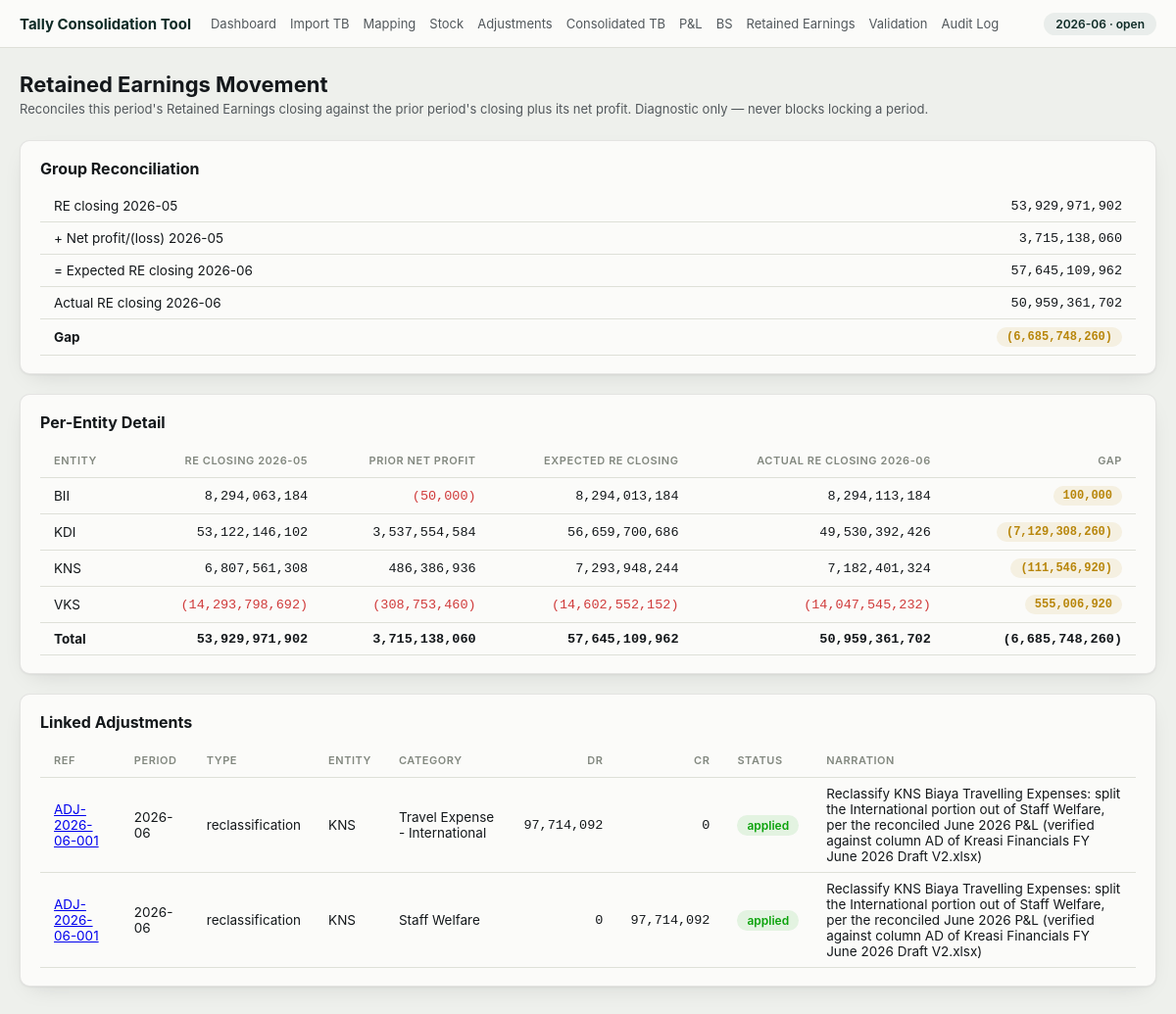
The app's page /periods/2026-06/retained-earnings with its own data.
### tables this page shows
CREATE TABLE periods (
    period_id  INTEGER PRIMARY KEY AUTOINCREMENT,
    year       INTEGER NOT NULL,
    month      INTEGER NOT NULL,
    status     TEXT NOT NULL DEFAULT 'open' CHECK (status IN ('open', 'in_review', 'locked')),
    locked_at  TEXT,
    locked_by  TEXT, consolidated_at TEXT, consolidated_through_log_id INTEGER NOT NULL DEFAULT 0,
    UNIQUE (year, month)
);

CREATE TABLE entities (
    entity_id     INTEGER PRIMARY KEY AUTOINCREMENT,
    entity_code   TEXT NOT NULL UNIQUE,
    entity_name   TEXT NOT NULL,
    is_active     INTEGER NOT NULL DEFAULT 1,
    sort_order    INTEGER NOT NULL DEFAULT 0
);

CREATE TABLE adjustment_lines (
    line_id           INTEGER PRIMARY KEY AUTOINCREMENT,
    adjustment_id     INTEGER NOT NULL REFERENCES adjustments(adjustment_id),
    entity_id         INTEGER REFERENCES entities(entity_id),
    group_account_id  INTEGER NOT NULL REFERENCES group_coa(group_account_id),
    debit_amount      REAL NOT NULL DEFAULT 0,
    credit_amount     REAL NOT NULL DEFAULT 0,
    line_narration    TEXT
);

CREATE TABLE "adjustments" (
    adjustment_id       INTEGER PRIMARY KEY AUTOINCREMENT,
    period_id           INTEGER NOT NULL REFERENCES periods(period_id),
    external_ref        TEXT,
    adjustment_type      TEXT NOT NULL DEFAULT 'other'
                          CHECK (adjustment_type IN ('reclassification', 'accrual', 'provision',
                              'depreciation', 'tax', 'management', 'ic_elimination',
                              'opening_correction', 'inventory_movement', 'other')),
    narration            TEXT NOT NULL,
    created_at           TEXT NOT NULL,
    created_by           TEXT,
    copied_from_period_id INTEGER REFERENCES periods(period_id),
    status               TEXT NOT NULL DEFAULT 'draft' CHECK (status IN ('draft', 'applied')),
    UNIQUE (period_id, external_ref)
);

CREATE TABLE group_coa (
    group_account_id   INTEGER PRIMARY KEY AUTOINCREMENT,
    account_code       TEXT NOT NULL UNIQUE,
    account_name       TEXT NOT NULL,
    statement_type     TEXT NOT NULL CHECK (statement_type IN ('PL', 'BS')),
    section            TEXT,
    line_item_order    INTEGER NOT NULL,
    parent_account_id  INTEGER REFERENCES group_coa(group_account_id),
    normal_balance      TEXT CHECK (normal_balance IN ('DR', 'CR')),
    is_header          INTEGER NOT NULL DEFAULT 0
);

### src/web/routes/re_check.py (the view)
@router.get("/periods/{period_str}/retained-earnings")
def retained_earnings_page(request: Request, period_str: str, conn: sqlite3.Connection = Depends(get_db)):
    period = period_repo.get_by_str(conn, period_str)
    if period is None:
        return RedirectResponse(f"/?flash=No such period&flash_kind=error", status_code=303)
    result = re_check.run(conn, period["period_id"])
    group_row = None
    entity_rows = []
    if result.applicable:
        for row in result.rows:
            if row.entity_code is None:
                group_row = row
            else:
                entity_rows.append(row)
    return templates.TemplateResponse(request, "retained_earnings.html", {
        "request": request,
        "period_str": period_str,
        "result": result,
        "group_row": group_row,
        "entity_rows": entity_rows,
        "tolerance": TOLERANCE_IDR,
    })

### src/web/templates/retained_earnings.html (shortened to what this page needs)
{% extends "base.html" %}
{% block content %}
<h1>Retained Earnings Movement</h1>
<p class="subtitle">Reconciles this period's Retained Earnings closing against the prior period's closing plus its net profit. Diagnostic only — never blocks locking a period.</p>
{% if not result.applicable %}
  <div class="card">
    <p class="empty">Not applicable: {{ result.reason }}.</p>
  </div>
{% else %}
<div class="card">
  <h2>Group Reconciliation</h2>
  <table class="waterfall">
    <tbody>
      <tr>
        <td>RE closing {{ result.prior_period_str }}</td>
        <td class="num">{{ group_row.re_closing_prior | idr }}</td>
      </tr>
      <tr>
        <td>+ Net profit/(loss) {{ result.prior_period_str }}</td>
        <td class="num {{ 'neg' if group_row.prior_net_profit < 0 }}">{{ group_row.prior_net_profit | idr }}</td>
      </tr>
      <tr class="subtotal-row">
        <td>= Expected RE closing {{ period_str }}</td>
        <td class="num">{{ group_row.expected | idr }}</td>
      </tr>
      <tr>
        <td>Actual RE closing {{ period_str }}</td>
        <td class="num">{{ group_row.re_closing_current | idr }}</td>
      </tr>
      <tr class="total-row">
        <td><strong>Gap</strong></td>
        <td class="num"><strong><span class="badge {{ 'badge-pass' if (group_row.gap | abs) <= tolerance else 'badge-warn' }}">{{ group_row.gap | idr }}</span></strong></td>
      </tr>
    </tbody>
  </table>
</div>
<div class="card">
  <h2>Per-Entity Detail</h2>
  <div class="table-wrap">
  <table>
    <thead>
      <tr>
        <th>Entity</th>
        <th class="num-col">RE Closing {{ result.prior_period_str }}</th>
        <th class="num-col">Prior Net Profit</th>
        <th class="num-col">Expected RE Closing</th>
        <th class="num-col">Actual RE Closing {{ period_str }}</th>
        <th class="num-col">Gap</th>
      </tr>
    </thead>
    <tbody>
      {% for row in entity_rows %}
      <tr>
        <td>{{ row.entity_code }}</td>
        <td class="num {{ 'neg' if row.re_closing_prior < 0 }}">{{ row.re_closing_prior | idr }}</td>
        <td class="num {{ 'neg' if row.prior_net_profit < 0 }}">{{ row.prior_net_profit | idr }}</td>
        <td class="num {{ 'neg' if row.expected < 0 }}">{{ row.expected | idr }}</td>
        <td class="num {{ 'neg' if row.re_closing_current < 0 }}">{{ row.re_closing_current | idr }}</td>
        <td class="num">
          <span class="badge {{ 'badge-pass' if (row.gap | abs) <= tolerance else 'badge-warn' }}">{{ row.gap | idr }}</span>
        </td>
      </tr>
      {% endfor %}
      <tr class="footer-row">
        <td><strong>Total</strong></td>
        <td class="num {{ 'neg' if group_row.re_closing_prior < 0 }}"><strong>{{ group_row.re_closing_prior | idr }}</strong></td>
        <td class="num {{ 'neg' if group_row.prior_net_profit < 0 }}"><strong>{{ group_row.prior_net_profit | idr }}</strong></td>
        <td class="num {{ 'neg' if group_row.expected < 0 }}"><strong>{{ group_row.expected | idr }}</strong></td>
        <td class="num {{ 'neg' if group_row.re_closing_current < 0 }}"><strong>{{ group_row.re_closing_current | idr }}</strong></td>
        <td class="num"><strong>{{ group_row.gap | idr }}</strong></td>
      </tr>
    </tbody>
  </table>
  </div>
</div>
<div class="card">
  <h2>Linked Adjustments</h2>
  {% if not result.linked_adjustments %}
    <p class="empty">No adjustments touch Retained Earnings or any P&amp;L category in either period.</p>
  {% else %}
  <div class="table-wrap">
  <table>
    <thead>
      <tr>
        <th>Ref</th>
        <th>Period</th>
        <th>Type</th>
        <th>Entity</th>
        <th>Category</th>
        <th class="num-col">Dr</th>
        <th class="num-col">Cr</th>
        <th>Status</th>
        <th>Narration</th>
      </tr>
    </thead>
    <tbody>
      {% for adj in result.linked_adjustments %}
      <tr>
        <td><a href="/periods/{{ adj.period_str }}/adjustments/{{ adj.external_ref }}/edit">{{ adj.external_ref }}</a></td>
        <td>{{ adj.period_str }}</td>
        <td>{{ adj.type }}</td>
        <td>{{ adj.entity_code or '—' }}</td>
        <td>{{ adj.category }}</td>
        <td class="num">{{ adj.debit | idr }}</td>
        <td class="num">{{ adj.credit | idr }}</td>
        <td><span class="badge {{ 'badge-pass' if adj.status == 'applied' else 'badge-warn' }}">{{ adj.status }}</span></td>
        <td>{{ adj.narration }}</td>
      </tr>
      {% endfor %}
    </tbody>
  </table>
  </div>
  {% endif %}
</div>
{% endif %}
{% endblock %}

### src/web/templates/base.html (shortened to what this page needs)
<!doctype html>
<html lang="en">
<head>
  <link rel="stylesheet" href="/static/style.css">
</head>
<body>
  <header class="topbar">
    <div class="topbar-inner">
      <a class="brand" href="/">Tally Consolidation Tool</a>
      {% if period_str %}
      <nav class="nav">
        <a href="/?period={{ period_str }}">Dashboard</a>
        <a href="/periods/{{ period_str }}/import">Import TB</a>
        <a href="/periods/{{ period_str }}/mapping">Mapping</a>
        <a href="/periods/{{ period_str }}/stock">Stock</a>
        <a href="/periods/{{ period_str }}/adjustments">Adjustments</a>
        <a href="/periods/{{ period_str }}/consolidated">Consolidated TB</a>
        <a href="/periods/{{ period_str }}/pl">P&amp;L</a>
        <a href="/periods/{{ period_str }}/bs">BS</a>
        <a href="/periods/{{ period_str }}/retained-earnings">Retained Earnings</a>
        <a href="/periods/{{ period_str }}/validation">Validation</a>
        <a href="/periods/{{ period_str }}/audit">Audit Log</a>
      </nav>
      <span class="period-badge">{{ period_str }}{% if period_status %} &middot; {{ period_status }}{% endif %}</span>
      {% endif %}
    </div>
  </header>
  <main class="page">
    {% block content %}{% endblock %}
  </main>
</body>
</html>

### src/web/static/style.css (style rules this page uses)
:root { --page: #EEF0EC; --surface: #FBFBF9; --surface-2: #F3F4F0; --ink: #14181B; --ink-2: #52585C; --muted: #82887F; --line: #DEE0D8; --border: rgba(20,24,27,0.10); --accent: #1E4B43; --accent-ink: #0E2B26; --accent-wash: rgba(30,75,67,0.08); --good: #0ca30c; --good-wash: rgba(12,163,12,0.10); --negative: #d03b3b; --negative-wash: rgba(208,59,59,0.08); --warn: #b8860b; --warn-wash: rgba(184,134,11,0.10); --shadow: 0 1px 2px rgba(20,24,27,0.05), 0 8px 24px -12px rgba(20,24,27,0.18); }
* { box-sizing: border-box; }
body { margin: 0; font-family: -apple-system, BlinkMacSystemFont, "Segoe UI", Roboto, sans-serif; background: var(--page); color: var(--ink); }
.num { font-family: ui-monospace, "SF Mono", "Cascadia Code", Consolas, monospace; font-variant-numeric: tabular-nums; }
.neg { color: var(--negative); }
.topbar { background: var(--surface); border-bottom: 1px solid var(--line); }
.topbar-inner { max-width: 1200px; margin: 0 auto; padding: 12px 20px; display: flex; align-items: center; gap: 20px; flex-wrap: wrap; }
.brand { font-weight: 700; color: var(--accent-ink); text-decoration: none; font-size: 15px; }
.nav { display: flex; gap: 14px; flex-wrap: wrap; flex: 1; }
.nav a { color: var(--ink-2); text-decoration: none; font-size: 13px; padding: 4px 0; }
.period-badge { font-size: 12px; color: var(--accent-ink); background: var(--accent-wash); border-radius: 999px; padding: 4px 12px; font-weight: 600; white-space: nowrap; }
.page { max-width: 1200px; margin: 0 auto; padding: 24px 20px 60px; }
h1 { font-size: 22px; margin: 0 0 4px; }
h2 { font-size: 16px; margin: 0 0 12px; }
.subtitle { color: var(--ink-2); font-size: 13px; margin: 0 0 24px; }
.card { background: var(--surface); border: 1px solid var(--border); border-radius: 10px; padding: 18px 20px; box-shadow: var(--shadow); margin-bottom: 20px; }
table { width: 100%; border-collapse: collapse; font-size: 13.5px; }
th { text-align: left; font-size: 11px; letter-spacing: 0.05em; text-transform: uppercase; color: var(--muted); font-weight: 600; padding: 10px 14px; border-bottom: 1px solid var(--line); }
th.num-col, td.num { text-align: right; }
td { padding: 8px 14px; border-bottom: 1px solid var(--line); }
.table-wrap { overflow-x: auto; }
.badge { display: inline-flex; align-items: center; gap: 5px; font-size: 12px; font-weight: 600; padding: 3px 10px; border-radius: 999px; }
.badge-pass { background: var(--good-wash); color: var(--good); }
.badge-warn { background: var(--warn-wash); color: var(--warn); }

### records on screen
periods: status "open"
entities: entity_code "BII", re_closing_prior|idr "8,294,063,184", prior_net_profit|idr "(50,000)", expected|idr "8,294,013,184", re_closing_current|idr "8,294,113,184", gap|idr "100,000"
entities: entity_code "KDI", re_closing_prior|idr "53,122,146,102", prior_net_profit|idr "3,537,554,584", expected|idr "56,659,700,686", re_closing_current|idr "49,530,392,426", gap|idr "(7,129,308,260)"
entities: entity_code "KNS", re_closing_prior|idr "6,807,561,308", prior_net_profit|idr "486,386,936", expected|idr "7,293,948,244", re_closing_current|idr "7,182,401,324", gap|idr "(111,546,920)"
entities: entity_code "VKS", re_closing_prior|idr "(14,293,798,692)", prior_net_profit|idr "(308,753,460)", expected|idr "(14,602,552,152)", re_closing_current|idr "(14,047,545,232)", gap|idr "555,006,920"
adjustment_lines: external_ref "ADJ-2026-06-001", period_str "2026-06", type "reclassification", entity_code "KNS", category "Travel Expense - International", debit|idr "97,714,092", credit|idr "0", status "applied", narration "Reclassify KNS Biaya Travelling Expenses: split the International portion out of Staff Welfare, per the reconciled June 2026 P&L (verified against column AD of Kreasi Financials FY June 2026 Draft V2.xlsx)"
adjustment_lines: external_ref "ADJ-2026-06-001", period_str "2026-06", type "reclassification", entity_code "KNS", category "Staff Welfare", debit|idr "0", credit|idr "97,714,092", status "applied", narration "Reclassify KNS Biaya Travelling Expenses: split the International portion out of Staff Welfare, per the reconciled June 2026 P&L (verified against column AD of Kreasi Financials FY June 2026 Draft V2.xlsx)"

### other values on screen
{{ period_str }} "2026-06"
{{ result.prior_period_str }} "2026-05"
{{ group_row.re_closing_prior | idr }} "53,929,971,902"
{{ group_row.prior_net_profit | idr }} "3,715,138,060"
{{ group_row.expected | idr }} "57,645,109,962"
{{ group_row.re_closing_current | idr }} "50,959,361,702"
{{ group_row.gap | idr }} "(6,685,748,260)"
